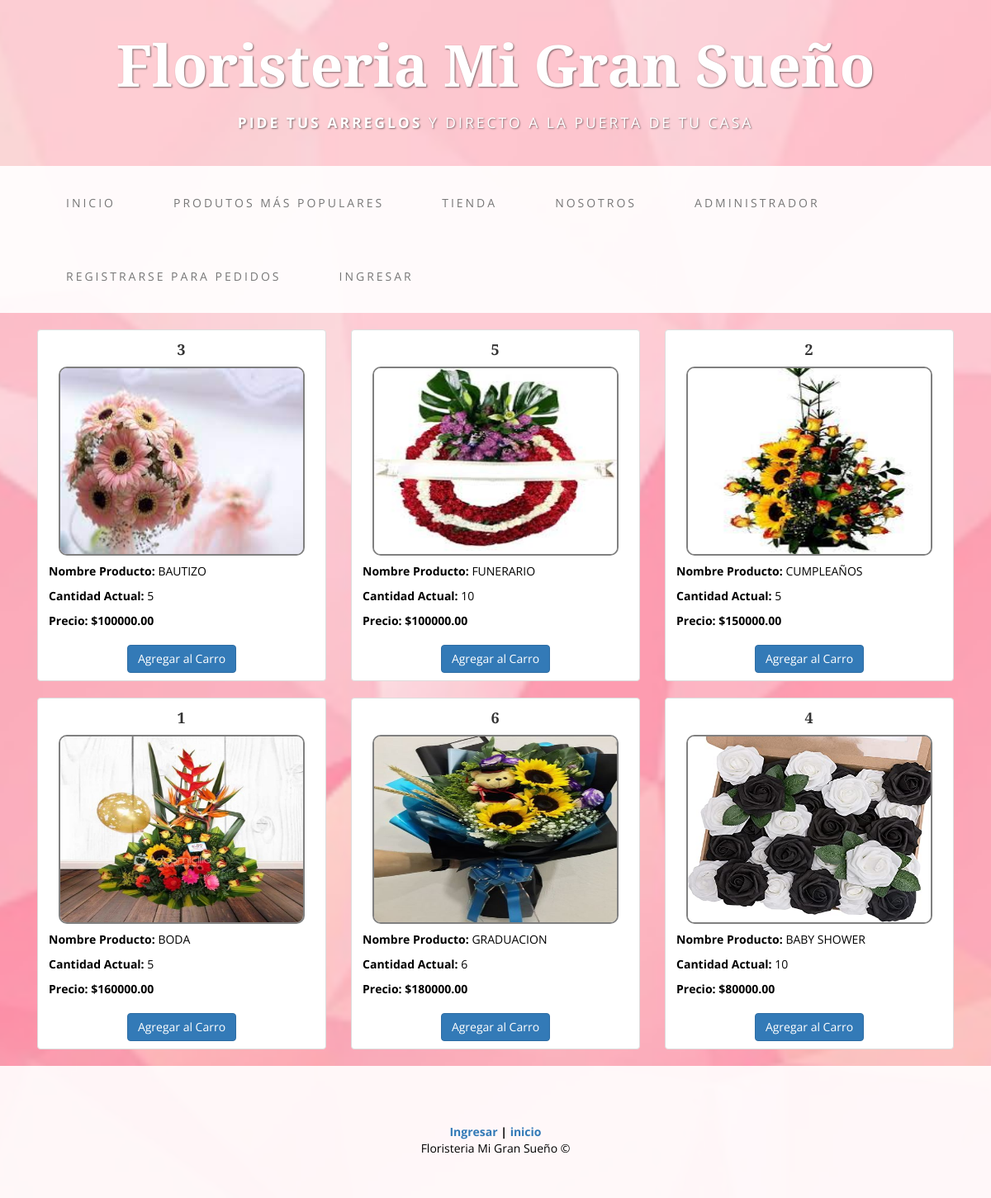
/entregas-master/shop.php, run on the app's committed database.
### tables this page shows
CREATE TABLE `tbl_products` (
  `ProductID` int(11) NOT NULL,
  `Productname` varchar(30) DEFAULT NULL,
  `ProductSize` varchar(30) DEFAULT NULL,
  `ProductPrice` varchar(30) DEFAULT NULL,
  `ProductCategory` varchar(30) DEFAULT NULL,
  `ProductImageName` varchar(50) DEFAULT NULL,
  `ProductImage` text DEFAULT NULL,
  `proCantidadActual` int(11) DEFAULT 0,
  `proCantidadMinimo` varchar(45) DEFAULT NULL,
  `proCantidadMaximo` varchar(45) DEFAULT NULL,
  `proUsuSesion` varchar(20) DEFAULT NULL,
  `pro_created_at` timestamp NULL DEFAULT current_timestamp(),
  `pro_updated_at` timestamp NULL DEFAULT current_timestamp() ON UPDATE current_timestamp(),
  `proEstado` set('ACTIVO','INACTIVO') DEFAULT NULL
);

### entregas-master/shop.php (the view, shortened to what this page needs)
<!DOCTYPE html>
<html lang="en">
<head>
    <link href="css/bootstrap.min.css" rel="stylesheet">
    <link href="css/business-casual.css" rel="stylesheet">
	<?php
		$Username = null;
	?>
</head>
<body>
    <div class="brand">Floristeria Mi Gran Sueño </div>
    <div class="address-bar"><strong>PIDE TUS ARREGLOS</strong> Y DIRECTO A LA PUERTA DE TU CASA</div>
    <nav class="navbar navbar-default" role="navigation">
        <div class="container">
            <div class="collapse navbar-collapse" id="bs-example-navbar-collapse-1">
                <ul class="nav navbar-nav">
                <li><a href="index.php">Inicio</a></li>
					<li><a href="bestseller.php">Produtos más populares</a></li>
					<li><a href="shop.php">Tienda</a></li>
                    <li><a href="about.php">Nosotros</a></li>
					<li><a href="#" onclick="ManagementOnclick();">Administrador</a></li>
					<?php if($Username == null){echo '<li><a href="register.php?ActionType=Register">Registrarse para Pedidos</a></li>';} ?>
					<?php if($Username == null){echo '<li><a href="Login.php?Role=User">Ingresar</a></li>';} else {echo '<li><a href="Logout.php">Salir</a></li>';} ?>
                </ul>
            </div>
        </div>
    </nav>
    <div class="container">
		<?php
			$conn = mysqli_connect("localhost","root","","jamy");
			$sql = "SELECT * FROM `tbl_products` order by ProductPrice";
			$Resulta = mysqli_query($conn,$sql);
		?>
		<?php while($Rows = mysqli_fetch_array($Resulta)){
		echo '
		<div class="col-sm-4 col-lg-4 col-md-4">
             <div class="thumbnail">
				<h4 style="text-align: center;">'.$Rows[0].'</h4>
                <img style="border: 2px solid gray; border-radius: 10px; height: 229px; width: 298px;" src="'.IMAGENES.$Rows[5].'"alt="">
                <div class="caption">
					<p><strong>Nombre Producto:</strong> '.$Rows[4].'</p>
					<p><strong>Cantidad Actual:</strong> '.$Rows[7].'</p>
					<p><strong>Precio: $'.$Rows[3].'.00</strong></p>
                </div>
				<center><a onclick="addToCartOnclick('.$Rows[0].');" href="#"  style="margin-bottom: 5px;" class="btn btn-primary">Agregar al Carro</a></center>
            </div>
        </div>
		';
		}?>
	</div>
    <footer>
        <div class="container">
            <div class="row">
                <div class="col-lg-12 text-center">
                    <p>
					<br>
					<strong>
					<?php if($Username == null){echo '<a href="Login.php?Role=User">Ingresar</a>';} else {echo '<a href="Logout.php">Logout</a>';} ?> |
					<a href="#">inicio</a>
					</strong><br>
					Floristeria Mi Gran Sueño  &copy;
					</p>
                </div>
            </div>
        </div>
    </footer>
</body>
</html>

### entregas-master/css/business-casual.css (style rules this page uses)
body { font-family: "Open Sans","Helvetica Neue",Helvetica,Arial,sans-serif; background: url('../img/h3.png') no-repeat center center fixed; -webkit-background-size: cover; -moz-background-size: cover; background-size: cover; -o-background-size: cover; background-color: black; }
h1, h2, h3, h4, h5, h6 { text-transform: uppercase; font-family: "Josefin Slab","Helvetica Neue",Helvetica,Arial,sans-serif; font-weight: 700; letter-spacing: 1px; }
p { color: #000; }
.brand, .address-bar { display: none; }
.navbar-nav { text-transform: uppercase; font-weight: 400; letter-spacing: 3px; }
footer { background: #fff; background: rgba(255,255,255,0.9); }
footer p { margin: 0; padding: 50px 0; }
@media screen and (min-width:768px) { .brand { display: inherit; margin: 0; padding: 30px 0 10px; text-align: center; text-shadow: 1px 1px 2px rgba(0,0,0,0.5); font-family: "Josefin Slab","Helvetica Neue",Helvetica,Arial,sans-serif; font-size: 5em; font-weight: 700; line-height: normal; color: #fff; } }
@media screen and (min-width:768px) { .address-bar { display: inherit; margin: 0; padding: 0 0 40px; text-align: center; text-shadow: 1px 1px 2px rgba(0,0,0,0.5); text-transform: uppercase; font-size: 1.25em; font-weight: 400; letter-spacing: 3px; color: #fff; } }
@media screen and (min-width:768px) { .navbar { border-radius: 0; } }
@media screen and (min-width:768px) { .navbar { min-height: 0; } }
@media screen and (min-width:768px) { .navbar-default { border: none; background: #fff; background: rgba(255,255,255,0.9); } }
@media screen and (min-width:768px) { .nav>li>a { padding: 35px; } }
@media screen and (min-width:768px) { .navbar-nav>li>a { line-height: normal; } }
@media screen and (min-width:768px) { .navbar-nav { display: table; float: none; margin: 0 auto; table-layout: fixed; font-size: 14px; } }

### data on the page
tbl_products: ProductID "3", ProductImageName (picture), ProductCategory "BAUTIZO", proCantidadActual "5", ProductPrice "100000"
tbl_products: ProductID "5", ProductImageName (picture), ProductCategory "FUNERARIO", proCantidadActual "10", ProductPrice "100000"
tbl_products: ProductID "2", ProductImageName (picture), ProductCategory "CUMPLEAÑOS", proCantidadActual "5", ProductPrice "150000"
tbl_products: ProductID "1", ProductImageName (picture), ProductCategory "BODA", proCantidadActual "5", ProductPrice "160000"
tbl_products: ProductID "6", ProductImageName (picture), ProductCategory "GRADUACION", proCantidadActual "6", ProductPrice "180000"
tbl_products: ProductID "4", ProductImageName (picture), ProductCategory "BABY SHOWER", proCantidadActual "10", ProductPrice "80000"
